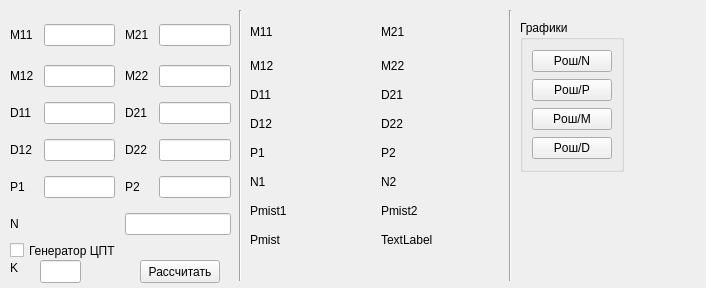
<?xml version="1.0" encoding="UTF-8"?>
<ui version="4.0">
 <class>MainWindow</class>
 <widget class="QMainWindow" name="MainWindow">
  <property name="geometry">
   <rect>
    <x>0</x>
    <y>0</y>
    <width>706</width>
    <height>288</height>
   </rect>
  </property>
  <property name="windowTitle">
   <string>MainWindow</string>
  </property>
  <widget class="QWidget" name="centralwidget">
   <widget class="QWidget" name="gridLayoutWidget">
    <property name="geometry">
     <rect>
      <x>10</x>
      <y>20</y>
      <width>221</width>
      <height>215</height>
     </rect>
    </property>
    <layout class="QGridLayout" name="gridLayout">
     <property name="horizontalSpacing">
      <number>10</number>
     </property>
     <property name="verticalSpacing">
      <number>15</number>
     </property>
     <item row="5" column="2">
      <widget class="QLabel" name="label_10">
       <property name="text">
        <string>P2</string>
       </property>
      </widget>
     </item>
     <item row="3" column="0">
      <widget class="QLabel" name="label_3">
       <property name="text">
        <string>D11</string>
       </property>
      </widget>
     </item>
     <item row="2" column="2">
      <widget class="QLabel" name="label_5">
       <property name="text">
        <string>M22</string>
       </property>
      </widget>
     </item>
     <item row="3" column="2">
      <widget class="QLabel" name="label_6">
       <property name="text">
        <string>D21</string>
       </property>
      </widget>
     </item>
     <item row="0" column="0" rowspan="2">
      <widget class="QLabel" name="label">
       <property name="text">
        <string>M11</string>
       </property>
      </widget>
     </item>
     <item row="4" column="0">
      <widget class="QLabel" name="label_7">
       <property name="text">
        <string>D12</string>
       </property>
      </widget>
     </item>
     <item row="4" column="2">
      <widget class="QLabel" name="label_8">
       <property name="text">
        <string>D22</string>
       </property>
      </widget>
     </item>
     <item row="2" column="0">
      <widget class="QLabel" name="label_2">
       <property name="text">
        <string>M12</string>
       </property>
      </widget>
     </item>
     <item row="0" column="2" rowspan="2">
      <widget class="QLabel" name="label_4">
       <property name="text">
        <string>M21</string>
       </property>
      </widget>
     </item>
     <item row="5" column="0">
      <widget class="QLabel" name="label_9">
       <property name="text">
        <string>P1</string>
       </property>
      </widget>
     </item>
     <item row="6" column="0" colspan="2">
      <widget class="QLabel" name="label_11">
       <property name="text">
        <string>N</string>
       </property>
      </widget>
     </item>
     <item row="6" column="2" colspan="2">
      <widget class="QLineEdit" name="lineEdit"/>
     </item>
     <item row="2" column="1">
      <widget class="QLineEdit" name="m12"/>
     </item>
     <item row="3" column="1">
      <widget class="QLineEdit" name="d11"/>
     </item>
     <item row="4" column="1">
      <widget class="QLineEdit" name="d12"/>
     </item>
     <item row="5" column="1">
      <widget class="QLineEdit" name="p1"/>
     </item>
     <item row="2" column="3">
      <widget class="QLineEdit" name="m22"/>
     </item>
     <item row="3" column="3">
      <widget class="QLineEdit" name="d21"/>
     </item>
     <item row="4" column="3">
      <widget class="QLineEdit" name="d22"/>
     </item>
     <item row="5" column="3">
      <widget class="QLineEdit" name="p2"/>
     </item>
     <item row="0" column="3" rowspan="2">
      <widget class="QLineEdit" name="m21"/>
     </item>
     <item row="0" column="1" rowspan="2">
      <widget class="QLineEdit" name="m11">
       <property name="inputMethodHints">
        <set>Qt::ImhNone</set>
       </property>
      </widget>
     </item>
    </layout>
   </widget>
   <widget class="QWidget" name="gridLayoutWidget_2">
    <property name="geometry">
     <rect>
      <x>250</x>
      <y>20</y>
      <width>251</width>
      <height>227</height>
     </rect>
    </property>
    <layout class="QGridLayout" name="gridLayout_2">
     <property name="horizontalSpacing">
      <number>10</number>
     </property>
     <property name="verticalSpacing">
      <number>15</number>
     </property>
     <item row="6" column="1">
      <widget class="QLabel" name="n1_res">
       <property name="text">
        <string/>
       </property>
      </widget>
     </item>
     <item row="7" column="0">
      <widget class="QLabel" name="label_37">
       <property name="text">
        <string>Pmist1</string>
       </property>
      </widget>
     </item>
     <item row="7" column="1">
      <widget class="QLabel" name="p_mist1">
       <property name="text">
        <string/>
       </property>
      </widget>
     </item>
     <item row="7" column="3">
      <widget class="QLabel" name="p_mist2">
       <property name="text">
        <string/>
       </property>
      </widget>
     </item>
     <item row="3" column="2">
      <widget class="QLabel" name="label_15">
       <property name="text">
        <string>D21</string>
       </property>
      </widget>
     </item>
     <item row="4" column="2">
      <widget class="QLabel" name="label_18">
       <property name="text">
        <string>D22</string>
       </property>
      </widget>
     </item>
     <item row="4" column="0">
      <widget class="QLabel" name="label_17">
       <property name="text">
        <string>D12</string>
       </property>
      </widget>
     </item>
     <item row="6" column="2">
      <widget class="QLabel" name="label_35">
       <property name="text">
        <string>N2</string>
       </property>
      </widget>
     </item>
     <item row="5" column="0">
      <widget class="QLabel" name="label_21">
       <property name="text">
        <string>P1</string>
       </property>
      </widget>
     </item>
     <item row="2" column="0">
      <widget class="QLabel" name="label_19">
       <property name="text">
        <string>M12</string>
       </property>
      </widget>
     </item>
     <item row="3" column="0">
      <widget class="QLabel" name="label_13">
       <property name="text">
        <string>D11</string>
       </property>
      </widget>
     </item>
     <item row="2" column="2">
      <widget class="QLabel" name="label_14">
       <property name="text">
        <string>M22</string>
       </property>
      </widget>
     </item>
     <item row="0" column="0" rowspan="2">
      <widget class="QLabel" name="label_16">
       <property name="text">
        <string>M11</string>
       </property>
      </widget>
     </item>
     <item row="0" column="2" rowspan="2">
      <widget class="QLabel" name="label_20">
       <property name="text">
        <string>M21</string>
       </property>
      </widget>
     </item>
     <item row="7" column="2">
      <widget class="QLabel" name="label_39">
       <property name="text">
        <string>Pmist2</string>
       </property>
      </widget>
     </item>
     <item row="0" column="1" rowspan="2">
      <widget class="QLabel" name="m11_ev">
       <property name="text">
        <string/>
       </property>
      </widget>
     </item>
     <item row="0" column="3" rowspan="2">
      <widget class="QLabel" name="m21_ev">
       <property name="text">
        <string/>
       </property>
      </widget>
     </item>
     <item row="2" column="1">
      <widget class="QLabel" name="m12_ev">
       <property name="text">
        <string/>
       </property>
      </widget>
     </item>
     <item row="2" column="3">
      <widget class="QLabel" name="m22_ev">
       <property name="text">
        <string/>
       </property>
      </widget>
     </item>
     <item row="3" column="1">
      <widget class="QLabel" name="d11_ev">
       <property name="text">
        <string/>
       </property>
      </widget>
     </item>
     <item row="3" column="3">
      <widget class="QLabel" name="d21_ev">
       <property name="text">
        <string/>
       </property>
      </widget>
     </item>
     <item row="4" column="1">
      <widget class="QLabel" name="d12_ev">
       <property name="text">
        <string/>
       </property>
      </widget>
     </item>
     <item row="4" column="3">
      <widget class="QLabel" name="d22_ev">
       <property name="text">
        <string/>
       </property>
      </widget>
     </item>
     <item row="5" column="1">
      <widget class="QLabel" name="p1_ev">
       <property name="text">
        <string/>
       </property>
      </widget>
     </item>
     <item row="6" column="3">
      <widget class="QLabel" name="n2_res">
       <property name="text">
        <string/>
       </property>
      </widget>
     </item>
     <item row="5" column="3">
      <widget class="QLabel" name="p2_ev">
       <property name="text">
        <string/>
       </property>
      </widget>
     </item>
     <item row="6" column="0">
      <widget class="QLabel" name="label_22">
       <property name="text">
        <string>N1</string>
       </property>
      </widget>
     </item>
     <item row="8" column="0" colspan="2">
      <widget class="QLabel" name="label_41">
       <property name="text">
        <string>Pmist</string>
       </property>
      </widget>
     </item>
     <item row="8" column="2" colspan="2">
      <widget class="QLabel" name="p_mist">
       <property name="text">
        <string>TextLabel</string>
       </property>
      </widget>
     </item>
     <item row="5" column="2">
      <widget class="QLabel" name="label_12">
       <property name="text">
        <string>P2</string>
       </property>
      </widget>
     </item>
    </layout>
   </widget>
   <widget class="QCheckBox" name="isUseCLT">
    <property name="geometry">
     <rect>
      <x>10</x>
      <y>240</y>
      <width>121</width>
      <height>21</height>
     </rect>
    </property>
    <property name="text">
     <string>Генератор ЦПТ</string>
    </property>
   </widget>
   <widget class="QPushButton" name="pushButton">
    <property name="geometry">
     <rect>
      <x>140</x>
      <y>260</y>
      <width>80</width>
      <height>23</height>
     </rect>
    </property>
    <property name="text">
     <string>Рассчитать</string>
    </property>
   </widget>
   <widget class="Line" name="line">
    <property name="geometry">
     <rect>
      <x>230</x>
      <y>10</y>
      <width>20</width>
      <height>271</height>
     </rect>
    </property>
    <property name="orientation">
     <enum>Qt::Vertical</enum>
    </property>
   </widget>
   <widget class="QLineEdit" name="k">
    <property name="geometry">
     <rect>
      <x>40</x>
      <y>260</y>
      <width>41</width>
      <height>23</height>
     </rect>
    </property>
   </widget>
   <widget class="QLabel" name="label_23">
    <property name="geometry">
     <rect>
      <x>10</x>
      <y>260</y>
      <width>21</width>
      <height>16</height>
     </rect>
    </property>
    <property name="text">
     <string>K</string>
    </property>
   </widget>
   <widget class="Line" name="line_2">
    <property name="geometry">
     <rect>
      <x>500</x>
      <y>10</y>
      <width>20</width>
      <height>271</height>
     </rect>
    </property>
    <property name="orientation">
     <enum>Qt::Vertical</enum>
    </property>
   </widget>
   <widget class="QGroupBox" name="groupBox">
    <property name="geometry">
     <rect>
      <x>520</x>
      <y>20</y>
      <width>104</width>
      <height>152</height>
     </rect>
    </property>
    <property name="title">
     <string>Графики</string>
    </property>
    <layout class="QVBoxLayout" name="verticalLayout">
     <item>
      <widget class="QPushButton" name="graph_pmist_n_btn">
       <property name="text">
        <string>Pош/N</string>
       </property>
      </widget>
     </item>
     <item>
      <widget class="QPushButton" name="graph_pmist_prior_btn">
       <property name="text">
        <string>Pош/P</string>
       </property>
      </widget>
     </item>
     <item>
      <widget class="QPushButton" name="graph_pmist_m_btn">
       <property name="text">
        <string>Pош/M</string>
       </property>
      </widget>
     </item>
     <item>
      <widget class="QPushButton" name="graph_pmist_d_btn">
       <property name="text">
        <string>Pош/D</string>
       </property>
      </widget>
     </item>
    </layout>
   </widget>
  </widget>
 </widget>
 <resources/>
 <connections/>
</ui>
